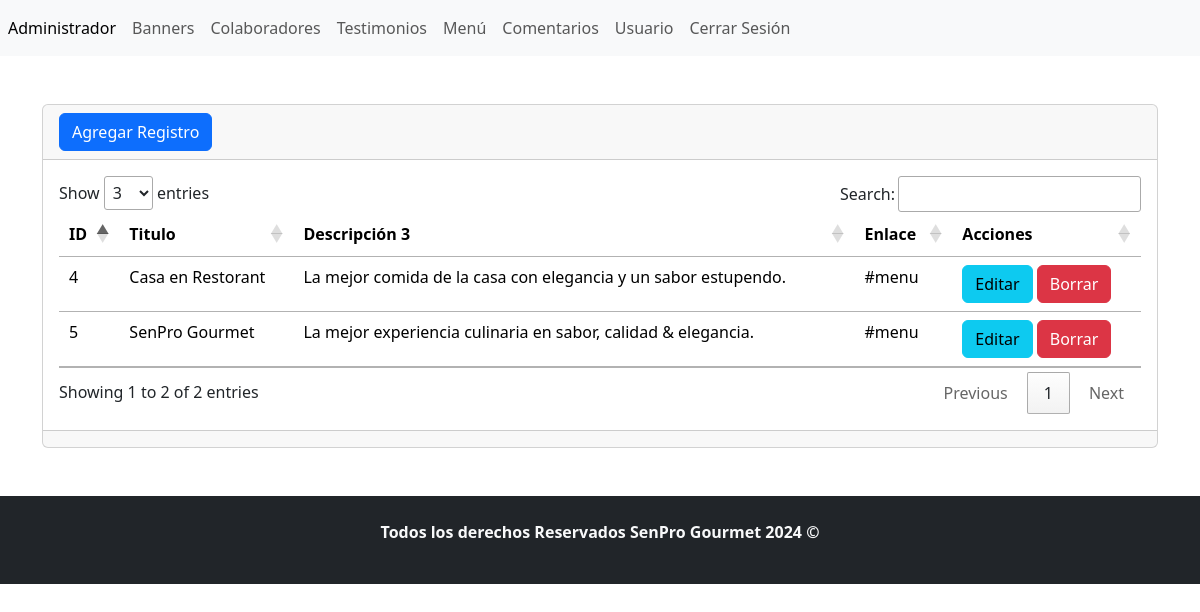
The page /admin/seccion/banners/index.php (signed in) on the database its author committed.
### tables this page shows
CREATE TABLE `tbl_banners` (
  `ID` int(11) NOT NULL,
  `titulo` varchar(255) NOT NULL,
  `descripcion` varchar(255) NOT NULL,
  `link` varchar(255) NOT NULL
);

### admin/seccion/banners/index.php (the view, shortened to what this page needs)
<?php
include('../../bd.php');
$sentencia=$conexion->prepare("SELECT * FROM `tbl_banners`");
$sentencia->execute();
$lista_banners=$sentencia->fetchAll(PDO::FETCH_ASSOC);
include('../../templates/header.php');
?>
<div class="card">
    <div class="card-header">
        <a name="" id=""class="btn btn-primary" href="crear.php"role="button">Agregar Registro</a>
    </div>
    <div class="card-body">
        <div class="table-responsive-sm">
            <table class="table">
                <thead>
                    <tr>
                        <th scope="col">ID</th>
                        <th scope="col">Titulo</th>
                        <th scope="col">Descripción 3</th>
                        <th scope="col">Enlace</th>
                        <th scope="col">Acciones</th>
                    </tr>
                </thead>
                <tbody>
                    <?php foreach ($lista_banners as $key => $value) { ?>
                        <tr class="">
                            <td scope="row"><?php echo $value['ID'] ?></td>
                            <td> <?php echo $value['titulo'] ?> </td>
                            <td> <?php echo $value['descripcion'] ?> </td>
                            <td> <?php echo $value['link'] ?> </td>
                            <td>
                                <a name="" id="" class="btn btn-info" href="editar.php?txtID=<?php echo $value['ID'] ?>" role="button">Editar</a>
                                <a name="" id="" class="btn btn-danger" href="index.php?txtID=<?php echo $value['ID'] ?>" role="button">Borrar</a>
                            </td>
                        </tr>
                    <?php } ?>
                </tbody>
            </table>
        </div>
    </div>
    <div class="card-footer text-muted">
    </div>
</div>
<?php include('../../templates/footer.php'); ?>

### rows shown on the page
tbl_banners: ID "4", titulo "Casa en Restorant", descripcion "La mejor comida de la casa con elegancia y un sabor estupendo.", link "#menu"
tbl_banners: ID "5", titulo "SenPro Gourmet", descripcion "La mejor experiencia culinaria en sabor, calidad & elegancia.", link "#menu"
